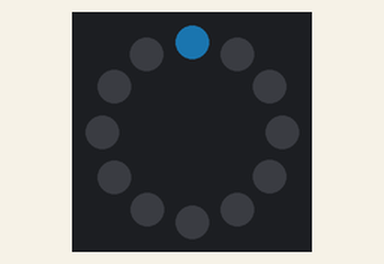
Simulated run of this program. Board: BBC micro:bit running MicroPython. On the bench: 12 RGB LEDs in a ring, first at the top, clockwise. Dim RGB values are drawn brighter than linear; random numbers come from a fixed seed.

Above: at 0.05 s.
At 5.88 s:
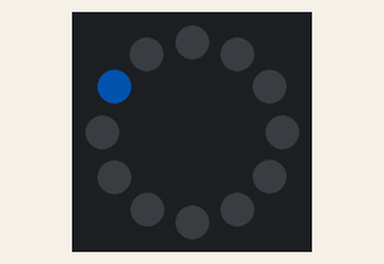
At 9.91 s:
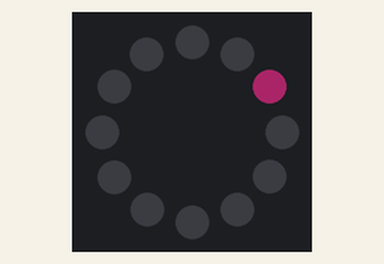
At 19.97 s:
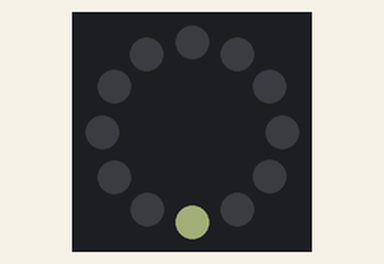
At 29.93 s:
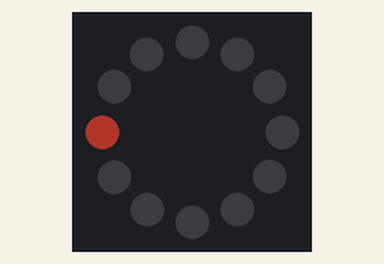
At 39.9 s:
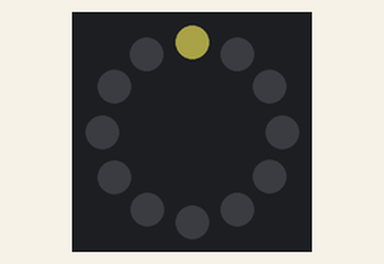

The program:

prog06.py
```python
from microbit import *
from neopixel import NeoPixel
from random import randint

num_pixels = 12
ring = NeoPixel(pin0, num_pixels)

try:
    while True:
        for i in range(0, len(ring)):
            red = randint(0, 60)
            green = randint(0, 60)
            blue = randint(0, 60)
            ring[i-1] = [0, 0, 0]
            ring[i] = [red, green, blue]
            ring.show()
            sleep(100)
except KeyboardInterrupt as e:
    print("Interrupted by the user...")
```
